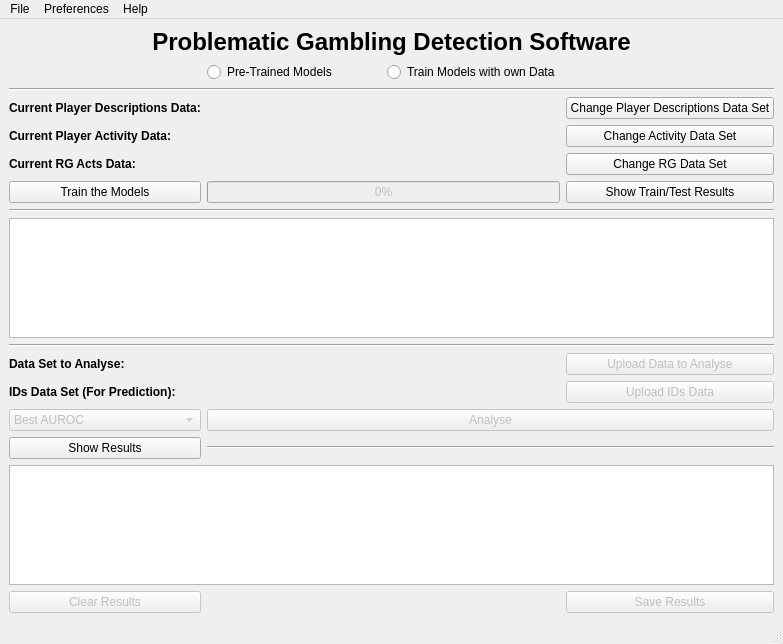
<?xml version="1.0" encoding="UTF-8"?>
<ui version="4.0">
 <class>MainWindow</class>
 <widget class="QMainWindow" name="MainWindow">
  <property name="geometry">
   <rect>
    <x>0</x>
    <y>0</y>
       <width>783</width>
       <height>644</height>
   </rect>
  </property>
  <property name="windowTitle">
   <string>RiskR - Risk Play Detection Software</string>
  </property>
  <property name="windowIcon">
   <iconset>
    <normaloff>icon.png</normaloff>icon.png</iconset>
  </property>
  <property name="styleSheet">
   <string notr="true"/>
  </property>
  <widget class="QWidget" name="centralwidget">
   <layout class="QGridLayout" name="gridLayout">
       <item row="15" column="3">
           <widget class="QPushButton" name="pred_file_btn">
               <property name="enabled">
                   <bool>false</bool>
               </property>
               <property name="text">
                   <string>Upload Data to Analyse</string>
               </property>
           </widget>
       </item>
       <item row="15" column="1" colspan="2">
           <widget class="QLabel" name="pred_file_path">
               <property name="font">
                   <font>
                       <italic>true</italic>
                   </font>
               </property>
               <property name="text">
                   <string/>
               </property>
           </widget>
       </item>
       <item row="26" column="1" colspan="3">
           <widget class="Line" name="line">
               <property name="orientation">
                   <enum>Qt::Horizontal</enum>
               </property>
           </widget>
       </item>
       <item row="1" column="0" colspan="4">
     <widget class="QLabel" name="label">
      <property name="font">
       <font>
        <pointsize>18</pointsize>
        <weight>75</weight>
        <italic>false</italic>
        <bold>true</bold>
       </font>
      </property>
      <property name="styleSheet">
       <string notr="true"/>
      </property>
      <property name="text">
       <string>Problematic Gambling Detection Software</string>
      </property>
         <property name="alignment">
             <set>Qt::AlignCenter</set>
         </property>
     </widget>
    </item>
       <item row="6" column="0">
           <widget class="QLabel" name="label_3">
      <property name="font">
       <font>
           <weight>75</weight>
           <bold>true</bold>
       </font>
      </property>
      <property name="text">
          <string>Current Player Descriptions Data:</string>
      </property>
     </widget>
    </item>
       <item row="29" column="0">
           <widget class="QPushButton" name="clear_results_btn">
               <property name="enabled">
                   <bool>false</bool>
               </property>
               <property name="text">
                   <string>Clear Results</string>
               </property>
           </widget>
       </item>
       <item row="6" column="1" colspan="2">
           <widget class="QLabel" name="desc_file_path_label">
               <property name="font">
                   <font>
                       <italic>true</italic>
                   </font>
               </property>
      <property name="text">
          <string/>
      </property>
     </widget>
    </item>
       <item row="8" column="0">
           <widget class="QLabel" name="label_2">
               <property name="font">
                   <font>
                       <weight>75</weight>
                       <bold>true</bold>
                   </font>
               </property>
               <property name="text">
                   <string>Current RG Acts Data:</string>
               </property>
           </widget>
       </item>
       <item row="26" column="0">
           <widget class="QPushButton" name="show_results_btn">
      <property name="enabled">
          <bool>true</bool>
      </property>
      <property name="styleSheet">
       <string notr="true"/>
      </property>
      <property name="text">
          <string>Show Results</string>
      </property>
           </widget>
       </item>
       <item row="29" column="3">
           <widget class="QPushButton" name="save_results_btn">
      <property name="enabled">
       <bool>false</bool>
      </property>
               <property name="styleSheet">
                   <string notr="true"/>
      </property>
               <property name="text">
                   <string>Save Results</string>
      </property>
     </widget>
    </item>
       <item row="17" column="0">
           <widget class="QComboBox" name="result_type_combo">
               <property name="enabled">
                   <bool>false</bool>
      </property>
               <item>
                   <property name="text">
                       <string>Best AUROC</string>
                   </property>
               </item>
               <item>
                   <property name="text">
                       <string>Best Overall Accuracy</string>
                   </property>
               </item>
               <item>
                   <property name="text">
                       <string>Best Sensitivity</string>
                   </property>
               </item>
               <item>
                   <property name="text">
                       <string>Best Specificity</string>
                   </property>
               </item>
           </widget>
       </item>
       <item row="9" column="1" colspan="2">
           <widget class="QProgressBar" name="process_progress_bar">
               <property name="enabled">
                   <bool>false</bool>
               </property>
               <property name="value">
                   <number>0</number>
               </property>
               <property name="textVisible">
                   <bool>true</bool>
               </property>
           </widget>
       </item>
       <item row="7" column="3">
           <widget class="QPushButton" name="change_activity_data_btn">
               <property name="enabled">
                   <bool>true</bool>
               </property>
               <property name="styleSheet">
                   <string notr="true"/>
               </property>
               <property name="text">
                   <string>Change Activity Data Set</string>
               </property>
     </widget>
    </item>
       <item row="8" column="3">
           <widget class="QPushButton" name="change_rg_data_btn">
               <property name="enabled">
                   <bool>true</bool>
               </property>
               <property name="text">
                   <string>Change RG Data Set</string>
               </property>
           </widget>
       </item>
       <item row="12" column="0" colspan="4">
           <widget class="Line" name="line_2">
               <property name="orientation">
                   <enum>Qt::Horizontal</enum>
               </property>
           </widget>
       </item>
       <item row="8" column="1" colspan="2">
           <widget class="QLabel" name="rg_file_path_label">
               <property name="font">
                   <font>
                       <italic>true</italic>
                   </font>
      </property>
      <property name="text">
          <string/>
      </property>
           </widget>
       </item>
       <item row="7" column="1" colspan="2">
           <widget class="QLabel" name="act_file_path_label">
               <property name="font">
                   <font>
                       <italic>true</italic>
                   </font>
               </property>
               <property name="text">
                   <string/>
               </property>
           </widget>
       </item>
       <item row="3" column="2">
           <widget class="QRadioButton" name="train_models">
               <property name="text">
                   <string>Train Models with own Data</string>
               </property>
           </widget>
       </item>
       <item row="4" column="0" colspan="4">
           <widget class="Line" name="line_3">
               <property name="orientation">
                   <enum>Qt::Horizontal</enum>
      </property>
     </widget>
    </item>
       <item row="13" column="0" colspan="4">
           <widget class="QTextEdit" name="results_box">
               <property name="enabled">
                   <bool>true</bool>
               </property>
           </widget>
       </item>
       <item row="7" column="0">
           <widget class="QLabel" name="current_data_label">
               <property name="font">
                   <font>
                       <weight>75</weight>
                       <bold>true</bold>
                   </font>
               </property>
               <property name="text">
                   <string>Current Player Activity Data:</string>
               </property>
           </widget>
       </item>
       <item row="27" column="0" colspan="4">
           <widget class="QTextEdit" name="pred_results_box">
               <property name="enabled">
                   <bool>true</bool>
               </property>
               <property name="styleSheet">
                   <string notr="true"/>
               </property>
           </widget>
       </item>
       <item row="9" column="3">
           <widget class="QPushButton" name="train_test_result_btn">
               <property name="text">
                   <string>Show Train/Test Results</string>
               </property>
           </widget>
       </item>
       <item row="9" column="0">
           <widget class="QPushButton" name="start_train_process_btn">
               <property name="styleSheet">
                   <string notr="true"/>
               </property>
               <property name="text">
                   <string>Train the Models</string>
               </property>
           </widget>
       </item>
       <item row="3" column="1">
           <widget class="QRadioButton" name="pretrained">
               <property name="text">
                   <string>Pre-Trained Models</string>
               </property>
           </widget>
       </item>
       <item row="6" column="3">
           <widget class="QPushButton" name="change_desc_data_btn">
               <property name="text">
                   <string>Change Player Descriptions Data Set</string>
               </property>
           </widget>
       </item>
       <item row="17" column="1" colspan="3">
           <widget class="QPushButton" name="start_pred">
               <property name="enabled">
                   <bool>false</bool>
               </property>
               <property name="text">
                   <string>Analyse</string>
               </property>
           </widget>
       </item>
       <item row="14" column="0" colspan="4">
           <widget class="Line" name="line_4">
               <property name="orientation">
                   <enum>Qt::Horizontal</enum>
               </property>
           </widget>
       </item>
       <item row="15" column="0">
           <widget class="QLabel" name="pred_file_label">
               <property name="font">
                   <font>
                       <weight>75</weight>
                       <bold>true</bold>
                   </font>
               </property>
               <property name="text">
                   <string>Data Set to Analyse:</string>
               </property>
           </widget>
       </item>
       <item row="16" column="0">
           <widget class="QLabel" name="id_data_label">
               <property name="enabled">
                   <bool>true</bool>
               </property>
               <property name="font">
                   <font>
                       <weight>75</weight>
                       <bold>true</bold>
                   </font>
               </property>
               <property name="text">
                   <string>IDs Data Set (For Prediction):</string>
               </property>
           </widget>
       </item>
       <item row="16" column="3">
           <widget class="QPushButton" name="id_file_btn">
               <property name="enabled">
                   <bool>false</bool>
               </property>
               <property name="text">
                   <string>Upload IDs Data</string>
               </property>
           </widget>
       </item>
       <item row="16" column="1" colspan="2">
           <widget class="QLabel" name="id_file_path">
               <property name="font">
                   <font>
                       <italic>true</italic>
                   </font>
               </property>
               <property name="text">
                   <string/>
               </property>
           </widget>
       </item>
   </layout>
  </widget>
  <widget class="QMenuBar" name="menubar">
   <property name="geometry">
    <rect>
     <x>0</x>
     <y>0</y>
        <width>783</width>
        <height>22</height>
    </rect>
   </property>
   <widget class="QMenu" name="menuFile">
    <property name="title">
     <string>File</string>
    </property>
       <widget class="QMenu" name="menuImport_Data">
           <property name="title">
               <string>Import Data</string>
           </property>
           <addaction name="actionImport_Player_Descriptions_Data_Set"/>
           <addaction name="actionImport_Player_Activity_Data"/>
           <addaction name="actionImport_Player_RG_Events_Data_Set"/>
           <addaction name="separator"/>
           <addaction name="actionImport_Data_Set_to_Predict"/>
           <addaction name="actionImport_IDs_Data_Set"/>
       </widget>
       <addaction name="menuImport_Data"/>
    <addaction name="actionExport_Results"/>
    <addaction name="separator"/>
    <addaction name="actionExit_Application"/>
   </widget>
   <widget class="QMenu" name="menuHelp">
    <property name="title">
     <string>Help</string>
    </property>
    <addaction name="actionHow_to_Use"/>
    <addaction name="separator"/>
    <addaction name="actionThe_Algorithms"/>
   </widget>
   <widget class="QMenu" name="menuPreferences">
    <property name="title">
     <string>Preferences</string>
    </property>
    <widget class="QMenu" name="menuThemes">
     <property name="title">
      <string>Themes</string>
     </property>
     <addaction name="separator"/>
     <addaction name="actionClassic_Gray"/>
     <addaction name="actionDark_Orange"/>
        <addaction name="actionDark_Blue"/>
    </widget>
    <addaction name="menuThemes"/>
   </widget>
   <addaction name="menuFile"/>
   <addaction name="menuPreferences"/>
   <addaction name="menuHelp"/>
  </widget>
  <widget class="QStatusBar" name="statusbar"/>
  <action name="actionExport_Results">
      <property name="enabled">
          <bool>false</bool>
      </property>
   <property name="text">
    <string>Export Results</string>
   </property>
   <property name="statusTip">
    <string>Save Results to File</string>
   </property>
  </action>
  <action name="actionExit_Application">
   <property name="text">
    <string>Exit Application</string>
   </property>
   <property name="statusTip">
    <string>Close the Application.</string>
   </property>
  </action>
  <action name="actionHow_to_Use">
   <property name="text">
    <string>How to Use</string>
   </property>
  </action>
  <action name="actionThe_Algorithms">
   <property name="text">
    <string>How it Works</string>
   </property>
  </action>
  <action name="actionAbout_the_Application">
   <property name="text">
    <string>About the Application</string>
   </property>
  </action>
  <action name="actionAbout_the_Developer">
   <property name="text">
    <string>About the Developer</string>
   </property>
  </action>
  <action name="actionClassic_Gray">
   <property name="text">
    <string>Classic Gray</string>
   </property>
  </action>
  <action name="actionDark_Orange">
   <property name="text">
    <string>Dark Orange</string>
   </property>
  </action>
     <action name="actionImport_Player_Activity_Data">
         <property name="text">
             <string>Import Player Activity Data Set</string>
         </property>
     </action>
     <action name="actionImport_Player_RG_Events_Data_Set">
         <property name="text">
             <string>Import Player RG Events Data Set</string>
         </property>
     </action>
     <action name="actionImport_Player_Descriptions_Data_Set">
         <property name="text">
             <string>Import Player Descriptions Data Set</string>
         </property>
     </action>
     <action name="actionDark_Blue">
         <property name="text">
             <string>Gradient Dark Orange</string>
         </property>
     </action>
     <action name="actionImport_Data_Set_to_Predict">
         <property name="enabled">
             <bool>false</bool>
         </property>
         <property name="text">
             <string>Import Data Set to Analyse</string>
         </property>
     </action>
     <action name="actionImport_IDs_Data_Set">
         <property name="enabled">
             <bool>false</bool>
         </property>
         <property name="text">
             <string>Import IDs Data Set</string>
         </property>
     </action>
 </widget>
 <resources/>
 <connections/>
</ui>
